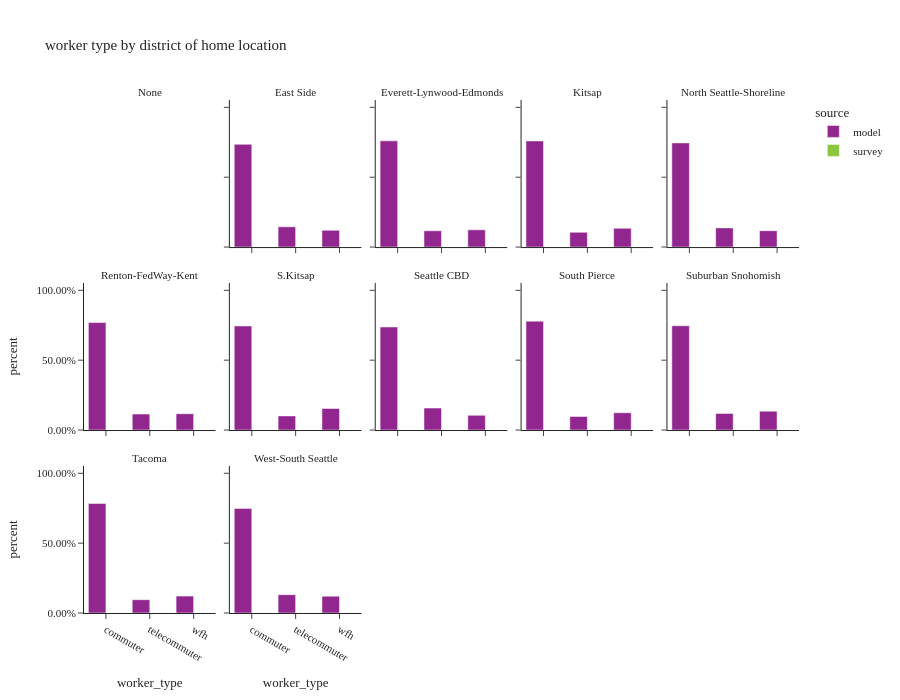

The cell this chart's notebook holds for it:
### Code cell
df_worker_count = summarize_counts(workers, ['source', 'district_name_hh', 'worker_type'])

fig = px.bar(df_worker_count.sort(['source', 'district_name_hh']).to_pandas(), x='worker_type', y="percent",
             facet_col="district_name_hh", facet_col_wrap=5, color="source",
             barmode="group", hover_data=['sample count', 'total count'],
             title="worker type by district of home location")
fig.for_each_annotation(lambda a: a.update(text=a.text.split("=")[-1]))
fig.update_layout(height=700, width=900, font=dict(size=11))
fig.for_each_yaxis(lambda a: a.update(tickformat=".2%"))
fig.update_xaxes(categoryorder='array', categoryarray=['commuter', 'telecommuter', 'wfh'])
fig.show()

### Figure 1 — Plotly figure (JSON) as saved in the notebook; plotly's stock layout.template omitted (floating-point values rounded to 4 significant figures)
{"data": [{"alignmentgroup": "True", "customdata": [[55950.0, 55950.0], [46340.0, 46340.0], [284200.0, 284200.0]], "hovertemplate": "source=model<br>district_name_hh=East Side<br>worker_type=%{x}<br>percent=%{y}<br>sample count=%{customdata[0]}<br>total count=%{customdata[1]}<extra></extra>", "legendgroup": "model", "marker": {"color": "#91268F", "pattern": {"shape": ""}}, "name": "model", "offsetgroup": "model", "orientation": "v", "showlegend": true, "textposition": "auto", "type": "bar", "x": ["telecommuter", "wfh", "commuter"], "xaxis": "x12", "y": [0.1448, 0.1199, 0.7353], "yaxis": "y12"}, {"alignmentgroup": "True", "customdata": [[20480.0, 20480.0], [126300.0, 126300.0], [19370.0, 19370.0]], "hovertemplate": "source=model<br>district_name_hh=Everett-Lynwood-Edmonds<br>worker_type=%{x}<br>percent=%{y}<br>sample count=%{customdata[0]}<br>total count=%{customdata[1]}<extra></extra>", "legendgroup": "model", "marker": {"color": "#91268F", "pattern": {"shape": ""}}, "name": "model", "offsetgroup": "model", "orientation": "v", "showlegend": false, "textposition": "auto", "type": "bar", "x": ["wfh", "commuter", "telecommuter"], "xaxis": "x13", "y": [0.1233, 0.7602, 0.1166], "yaxis": "y13"}, {"alignmentgroup": "True", "customdata": [[12960.0, 12960.0], [93140.0, 93140.0], [16500.0, 16500.0]], "hovertemplate": "source=model<br>district_name_hh=Kitsap<br>worker_type=%{x}<br>percent=%{y}<br>sample count=%{customdata[0]}<br>total count=%{customdata[1]}<extra></extra>", "legendgroup": "model", "marker": {"color": "#91268F", "pattern": {"shape": ""}}, "name": "model", "offsetgroup": "model", "orientation": "v", "showlegend": false, "textposition": "auto", "type": "bar", "x": ["telecommuter", "commuter", "wfh"], "xaxis": "x14", "y": [0.1057, 0.7597, 0.1346], "yaxis": "y14"}, {"alignmentgroup": "True", "customdata": [[26190.0, 26190.0], [166600.0, 166600.0], [30670.0, 30670.0]], "hovertemplate": "source=model<br>district_name_hh=North Seattle-Shoreline<br>worker_type=%{x}<br>percent=%{y}<br>sample count=%{customdata[0]}<br>total count=%{customdata[1]}<extra></extra>", "legendgroup": "model", "marker": {"color": "#91268F", "pattern": {"shape": ""}}, "name": "model", "offsetgroup": "model", "orientation": "v", "showlegend": false, "textposition": "auto", "type": "bar", "x": ["wfh", "commuter", "telecommuter"], "xaxis": "x15", "y": [0.1172, 0.7455, 0.1373], "yaxis": "y15"}, {"alignmentgroup": "True", "customdata": [[38970.0, 38970.0], [262500.0, 262500.0], [39760.0, 39760.0]], "hovertemplate": "source=model<br>district_name_hh=Renton-FedWay-Kent<br>worker_type=%{x}<br>percent=%{y}<br>sample count=%{customdata[0]}<br>total count=%{customdata[1]}<extra></extra>", "legendgroup": "model", "marker": {"color": "#91268F", "pattern": {"shape": ""}}, "name": "model", "offsetgroup": "model", "orientation": "v", "showlegend": false, "textposition": "auto", "type": "bar", "x": ["telecommuter", "commuter", "wfh"], "xaxis": "x6", "y": [0.1142, 0.7693, 0.1165], "yaxis": "y6"}, {"alignmentgroup": "True", "customdata": [[24470.0, 24470.0], [5070.0, 5070.0], [3320.0, 3320.0]], "hovertemplate": "source=model<br>district_name_hh=S.Kitsap<br>worker_type=%{x}<br>percent=%{y}<br>sample count=%{customdata[0]}<br>total count=%{customdata[1]}<extra></extra>", "legendgroup": "model", "marker": {"color": "#91268F", "pattern": {"shape": ""}}, "name": "model", "offsetgroup": "model", "orientation": "v", "showlegend": false, "textposition": "auto", "type": "bar", "x": ["commuter", "wfh", "telecommuter"], "xaxis": "x7", "y": [0.7447, 0.1543, 0.101], "yaxis": "y7"}, {"alignmentgroup": "True", "customdata": [[17350.0, 17350.0], [121800.0, 121800.0], [25980.0, 25980.0]], "hovertemplate": "source=model<br>district_name_hh=Seattle CBD<br>worker_type=%{x}<br>percent=%{y}<br>sample count=%{customdata[0]}<br>total count=%{customdata[1]}<extra></extra>", "legendgroup": "model", "marker": {"color": "#91268F", "pattern": {"shape": ""}}, "name": "model", "offsetgroup": "model", "orientation": "v", "showlegend": false, "textposition": "auto", "type": "bar", "x": ["wfh", "commuter", "telecommuter"], "xaxis": "x8", "y": [0.1051, 0.7376, 0.1573], "yaxis": "y8"}, {"alignmentgroup": "True", "customdata": [[27350.0, 27350.0], [34930.0, 34930.0], [219700.0, 219700.0]], "hovertemplate": "source=model<br>district_name_hh=South Pierce<br>worker_type=%{x}<br>percent=%{y}<br>sample count=%{customdata[0]}<br>total count=%{customdata[1]}<extra></extra>", "legendgroup": "model", "marker": {"color": "#91268F", "pattern": {"shape": ""}}, "name": "model", "offsetgroup": "model", "orientation": "v", "showlegend": false, "textposition": "auto", "type": "bar", "x": ["telecommuter", "wfh", "commuter"], "xaxis": "x9", "y": [0.09697, 0.1239, 0.7792], "yaxis": "y9"}, {"alignmentgroup": "True", "customdata": [[32380.0, 32380.0], [203400.0, 203400.0], [36860.0, 36860.0]], "hovertemplate": "source=model<br>district_name_hh=Suburban Snohomish<br>worker_type=%{x}<br>percent=%{y}<br>sample count=%{customdata[0]}<br>total count=%{customdata[1]}<extra></extra>", "legendgroup": "model", "marker": {"color": "#91268F", "pattern": {"shape": ""}}, "name": "model", "offsetgroup": "model", "orientation": "v", "showlegend": false, "textposition": "auto", "type": "bar", "x": ["telecommuter", "commuter", "wfh"], "xaxis": "x10", "y": [0.1188, 0.746, 0.1352], "yaxis": "y10"}, {"alignmentgroup": "True", "customdata": [[12580.0, 12580.0], [103500.0, 103500.0], [15950.0, 15950.0]], "hovertemplate": "source=model<br>district_name_hh=Tacoma<br>worker_type=%{x}<br>percent=%{y}<br>sample count=%{customdata[0]}<br>total count=%{customdata[1]}<extra></extra>", "legendgroup": "model", "marker": {"color": "#91268F", "pattern": {"shape": ""}}, "name": "model", "offsetgroup": "model", "orientation": "v", "showlegend": false, "textposition": "auto", "type": "bar", "x": ["telecommuter", "commuter", "wfh"], "xaxis": "x", "y": [0.09527, 0.7839, 0.1208], "yaxis": "y"}, {"alignmentgroup": "True", "customdata": [[18810.0, 18810.0], [117200.0, 117200.0], [20550.0, 20550.0]], "hovertemplate": "source=model<br>district_name_hh=West-South Seattle<br>worker_type=%{x}<br>percent=%{y}<br>sample count=%{customdata[0]}<br>total count=%{customdata[1]}<extra></extra>", "legendgroup": "model", "marker": {"color": "#91268F", "pattern": {"shape": ""}}, "name": "model", "offsetgroup": "model", "orientation": "v", "showlegend": false, "textposition": "auto", "type": "bar", "x": ["wfh", "commuter", "telecommuter"], "xaxis": "x2", "y": [0.1202, 0.7485, 0.1313], "yaxis": "y2"}, {"alignmentgroup": "True", "customdata": [[909.0, 366600.0]], "hovertemplate": "source=survey<br>district_name_hh=East Side<br>worker_type=%{x}<br>percent=%{y}<br>sample count=%{customdata[0]}<br>total count=%{customdata[1]}<extra></extra>", "legendgroup": "survey", "marker": {"color": "#8CC63E", "pattern": {"shape": ""}}, "name": "survey", "offsetgroup": "survey", "orientation": "v", "showlegend": true, "textposition": "auto", "type": "bar", "x": [null], "xaxis": "x12", "y": [1.0], "yaxis": "y12"}, {"alignmentgroup": "True", "customdata": [[126.0, 112400.0]], "hovertemplate": "source=survey<br>district_name_hh=Everett-Lynwood-Edmonds<br>worker_type=%{x}<br>percent=%{y}<br>sample count=%{customdata[0]}<br>total count=%{customdata[1]}<extra></extra>", "legendgroup": "survey", "marker": {"color": "#8CC63E", "pattern": {"shape": ""}}, "name": "survey", "offsetgroup": "survey", "orientation": "v", "showlegend": false, "textposition": "auto", "type": "bar", "x": [null], "xaxis": "x13", "y": [1.0], "yaxis": "y13"}, {"alignmentgroup": "True", "customdata": [[164.0, 118500.0]], "hovertemplate": "source=survey<br>district_name_hh=Kitsap<br>worker_type=%{x}<br>percent=%{y}<br>sample count=%{customdata[0]}<br>total count=%{customdata[1]}<extra></extra>", "legendgroup": "survey", "marker": {"color": "#8CC63E", "pattern": {"shape": ""}}, "name": "survey", "offsetgroup": "survey", "orientation": "v", "showlegend": false, "textposition": "auto", "type": "bar", "x": [null], "xaxis": "x14", "y": [1.0], "yaxis": "y14"}, {"alignmentgroup": "True", "customdata": [[478.0, 153600.0]], "hovertemplate": "source=survey<br>district_name_hh=North Seattle-Shoreline<br>worker_type=%{x}<br>percent=%{y}<br>sample count=%{customdata[0]}<br>total count=%{customdata[1]}<extra></extra>", "legendgroup": "survey", "marker": {"color": "#8CC63E", "pattern": {"shape": ""}}, "name": "survey", "offsetgroup": "survey", "orientation": "v", "showlegend": false, "textposition": "auto", "type": "bar", "x": [null], "xaxis": "x15", "y": [1.0], "yaxis": "y15"}, {"alignmentgroup": "True", "customdata": [[733.0, 356800.0]], "hovertemplate": "source=survey<br>district_name_hh=Renton-FedWay-Kent<br>worker_type=%{x}<br>percent=%{y}<br>sample count=%{customdata[0]}<br>total count=%{customdata[1]}<extra></extra>", "legendgroup": "survey", "marker": {"color": "#8CC63E", "pattern": {"shape": ""}}, "name": "survey", "offsetgroup": "survey", "orientation": "v", "showlegend": false, "textposition": "auto", "type": "bar", "x": [null], "xaxis": "x6", "y": [1.0], "yaxis": "y6"}, {"alignmentgroup": "True", "customdata": [[52.0, 22560.0]], "hovertemplate": "source=survey<br>district_name_hh=S.Kitsap<br>worker_type=%{x}<br>percent=%{y}<br>sample count=%{customdata[0]}<br>total count=%{customdata[1]}<extra></extra>", "legendgroup": "survey", "marker": {"color": "#8CC63E", "pattern": {"shape": ""}}, "name": "survey", "offsetgroup": "survey", "orientation": "v", "showlegend": false, "textposition": "auto", "type": "bar", "x": [null], "xaxis": "x7", "y": [1.0], "yaxis": "y7"}, {"alignmentgroup": "True", "customdata": [[166.0, 65920.0]], "hovertemplate": "source=survey<br>district_name_hh=Seattle CBD<br>worker_type=%{x}<br>percent=%{y}<br>sample count=%{customdata[0]}<br>total count=%{customdata[1]}<extra></extra>", "legendgroup": "survey", "marker": {"color": "#8CC63E", "pattern": {"shape": ""}}, "name": "survey", "offsetgroup": "survey", "orientation": "v", "showlegend": false, "textposition": "auto", "type": "bar", "x": [null], "xaxis": "x8", "y": [1.0], "yaxis": "y8"}, {"alignmentgroup": "True", "customdata": [[241.0, 248700.0]], "hovertemplate": "source=survey<br>district_name_hh=South Pierce<br>worker_type=%{x}<br>percent=%{y}<br>sample count=%{customdata[0]}<br>total count=%{customdata[1]}<extra></extra>", "legendgroup": "survey", "marker": {"color": "#8CC63E", "pattern": {"shape": ""}}, "name": "survey", "offsetgroup": "survey", "orientation": "v", "showlegend": false, "textposition": "auto", "type": "bar", "x": [null], "xaxis": "x9", "y": [1.0], "yaxis": "y9"}, {"alignmentgroup": "True", "customdata": [[227.0, 218900.0]], "hovertemplate": "source=survey<br>district_name_hh=Suburban Snohomish<br>worker_type=%{x}<br>percent=%{y}<br>sample count=%{customdata[0]}<br>total count=%{customdata[1]}<extra></extra>", "legendgroup": "survey", "marker": {"color": "#8CC63E", "pattern": {"shape": ""}}, "name": "survey", "offsetgroup": "survey", "orientation": "v", "showlegend": false, "textposition": "auto", "type": "bar", "x": [null], "xaxis": "x10", "y": [1.0], "yaxis": "y10"}, {"alignmentgroup": "True", "customdata": [[65.0, 78510.0]], "hovertemplate": "source=survey<br>district_name_hh=Tacoma<br>worker_type=%{x}<br>percent=%{y}<br>sample count=%{customdata[0]}<br>total count=%{customdata[1]}<extra></extra>", "legendgroup": "survey", "marker": {"color": "#8CC63E", "pattern": {"shape": ""}}, "name": "survey", "offsetgroup": "survey", "orientation": "v", "showlegend": false, "textposition": "auto", "type": "bar", "x": [null], "xaxis": "x", "y": [1.0], "yaxis": "y"}, {"alignmentgroup": "True", "customdata": [[406.0, 154000.0]], "hovertemplate": "source=survey<br>district_name_hh=West-South Seattle<br>worker_type=%{x}<br>percent=%{y}<br>sample count=%{customdata[0]}<br>total count=%{customdata[1]}<extra></extra>", "legendgroup": "survey", "marker": {"color": "#8CC63E", "pattern": {"shape": ""}}, "name": "survey", "offsetgroup": "survey", "orientation": "v", "showlegend": false, "textposition": "auto", "type": "bar", "x": [null], "xaxis": "x2", "y": [1.0], "yaxis": "y2"}], "layout": {"annotations": [{"font": {}, "showarrow": false, "text": "Tacoma", "x": 0.092, "xanchor": "center", "xref": "paper", "y": 0.2867, "yanchor": "bottom", "yref": "paper"}, {"font": {}, "showarrow": false, "text": "West-South Seattle", "x": 0.296, "xanchor": "center", "xref": "paper", "y": 0.2867, "yanchor": "bottom", "yref": "paper"}, {"font": {}, "showarrow": false, "text": "Renton-FedWay-Kent", "x": 0.092, "xanchor": "center", "xref": "paper", "y": 0.6433, "yanchor": "bottom", "yref": "paper"}, {"font": {}, "showarrow": false, "text": "S.Kitsap", "x": 0.296, "xanchor": "center", "xref": "paper", "y": 0.6433, "yanchor": "bottom", "yref": "paper"}, {"font": {}, "showarrow": false, "text": "Seattle CBD", "x": 0.5, "xanchor": "center", "xref": "paper", "y": 0.6433, "yanchor": "bottom", "yref": "paper"}, {"font": {}, "showarrow": false, "text": "South Pierce", "x": 0.704, "xanchor": "center", "xref": "paper", "y": 0.6433, "yanchor": "bottom", "yref": "paper"}, {"font": {}, "showarrow": false, "text": "Suburban Snohomish", "x": 0.908, "xanchor": "center", "xref": "paper", "y": 0.6433, "yanchor": "bottom", "yref": "paper"}, {"font": {}, "showarrow": false, "text": "None", "x": 0.092, "xanchor": "center", "xref": "paper", "y": 1.0, "yanchor": "bottom", "yref": "paper"}, {"font": {}, "showarrow": false, "text": "East Side", "x": 0.296, "xanchor": "center", "xref": "paper", "y": 1.0, "yanchor": "bottom", "yref": "paper"}, {"font": {}, "showarrow": false, "text": "Everett-Lynwood-Edmonds", "x": 0.5, "xanchor": "center", "xref": "paper", "y": 1.0, "yanchor": "bottom", "yref": "paper"}, {"font": {}, "showarrow": false, "text": "Kitsap", "x": 0.704, "xanchor": "center", "xref": "paper", "y": 1.0, "yanchor": "bottom", "yref": "paper"}, {"font": {}, "showarrow": false, "text": "North Seattle-Shoreline", "x": 0.908, "xanchor": "center", "xref": "paper", "y": 1.0, "yanchor": "bottom", "yref": "paper"}], "barmode": "group", "font": {"size": 11}, "height": 700, "legend": {"title": {"text": "source"}, "tracegroupgap": 0}, "title": {"text": "worker type by district of home location"}, "width": 900, "xaxis": {"anchor": "y", "categoryarray": ["commuter", "telecommuter", "wfh"], "categoryorder": "array", "domain": [0.0, 0.184], "title": {"text": "worker_type"}}, "xaxis10": {"anchor": "y10", "categoryarray": ["commuter", "telecommuter", "wfh"], "categoryorder": "array", "domain": [0.816, 1.0], "matches": "x", "showticklabels": false}, "xaxis11": {"anchor": "y11", "categoryarray": ["commuter", "telecommuter", "wfh"], "categoryorder": "array", "domain": [0.0, 0.184], "matches": "x", "showticklabels": false}, "xaxis12": {"anchor": "y12", "categoryarray": ["commuter", "telecommuter", "wfh"], "categoryorder": "array", "domain": [0.204, 0.388], "matches": "x", "showticklabels": false}, "xaxis13": {"anchor": "y13", "categoryarray": ["commuter", "telecommuter", "wfh"], "categoryorder": "array", "domain": [0.408, 0.592], "matches": "x", "showticklabels": false}, "xaxis14": {"anchor": "y14", "categoryarray": ["commuter", "telecommuter", "wfh"], "categoryorder": "array", "domain": [0.612, 0.796], "matches": "x", "showticklabels": false}, "xaxis15": {"anchor": "y15", "categoryarray": ["commuter", "telecommuter", "wfh"], "categoryorder": "array", "domain": [0.816, 1.0], "matches": "x", "showticklabels": false}, "xaxis2": {"anchor": "y2", "categoryarray": ["commuter", "telecommuter", "wfh"], "categoryorder": "array", "domain": [0.204, 0.388], "matches": "x", "title": {"text": "worker_type"}}, "xaxis3": {"anchor": "y3", "categoryarray": ["commuter", "telecommuter", "wfh"], "categoryorder": "array", "domain": [0.408, 0.592], "matches": "x", "title": {"text": "worker_type"}}, "xaxis4": {"anchor": "y4", "categoryarray": ["commuter", "telecommuter", "wfh"], "categoryorder": "array", "domain": [0.612, 0.796], "matches": "x", "title": {"text": "worker_type"}}, "xaxis5": {"anchor": "y5", "categoryarray": ["commuter", "telecommuter", "wfh"], "categoryorder": "array", "domain": [0.816, 1.0], "matches": "x", "title": {"text": "worker_type"}}, "xaxis6": {"anchor": "y6", "categoryarray": ["commuter", "telecommuter", "wfh"], "categoryorder": "array", "domain": [0.0, 0.184], "matches": "x", "showticklabels": false}, "xaxis7": {"anchor": "y7", "categoryarray": ["commuter", "telecommuter", "wfh"], "categoryorder": "array", "domain": [0.204, 0.388], "matches": "x", "showticklabels": false}, "xaxis8": {"anchor": "y8", "categoryarray": ["commuter", "telecommuter", "wfh"], "categoryorder": "array", "domain": [0.408, 0.592], "matches": "x", "showticklabels": false}, "xaxis9": {"anchor": "y9", "categoryarray": ["commuter", "telecommuter", "wfh"], "categoryorder": "array", "domain": [0.612, 0.796], "matches": "x", "showticklabels": false}, "yaxis": {"anchor": "x", "domain": [0.0, 0.2867], "tickformat": ".2%", "title": {"text": "percent"}}, "yaxis10": {"anchor": "x10", "domain": [0.3567, 0.6433], "matches": "y", "showticklabels": false, "tickformat": ".2%"}, "yaxis11": {"anchor": "x11", "domain": [0.7133, 1.0], "matches": "y", "tickformat": ".2%", "title": {"text": "percent"}}, "yaxis12": {"anchor": "x12", "domain": [0.7133, 1.0], "matches": "y", "showticklabels": false, "tickformat": ".2%"}, "yaxis13": {"anchor": "x13", "domain": [0.7133, 1.0], "matches": "y", "showticklabels": false, "tickformat": ".2%"}, "yaxis14": {"anchor": "x14", "domain": [0.7133, 1.0], "matches": "y", "showticklabels": false, "tickformat": ".2%"}, "yaxis15": {"anchor": "x15", "domain": [0.7133, 1.0], "matches": "y", "showticklabels": false, "tickformat": ".2%"}, "yaxis2": {"anchor": "x2", "domain": [0.0, 0.2867], "matches": "y", "showticklabels": false, "tickformat": ".2%"}, "yaxis3": {"anchor": "x3", "domain": [0.0, 0.2867], "matches": "y", "showticklabels": false, "tickformat": ".2%"}, "yaxis4": {"anchor": "x4", "domain": [0.0, 0.2867], "matches": "y", "showticklabels": false, "tickformat": ".2%"}, "yaxis5": {"anchor": "x5", "domain": [0.0, 0.2867], "matches": "y", "showticklabels": false, "tickformat": ".2%"}, "yaxis6": {"anchor": "x6", "domain": [0.3567, 0.6433], "matches": "y", "tickformat": ".2%", "title": {"text": "percent"}}, "yaxis7": {"anchor": "x7", "domain": [0.3567, 0.6433], "matches": "y", "showticklabels": false, "tickformat": ".2%"}, "yaxis8": {"anchor": "x8", "domain": [0.3567, 0.6433], "matches": "y", "showticklabels": false, "tickformat": ".2%"}, "yaxis9": {"anchor": "x9", "domain": [0.3567, 0.6433], "matches": "y", "showticklabels": false, "tickformat": ".2%"}}}
